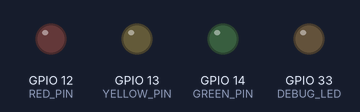
A program run on a simulated ESP32. Parts: output pins drawn as LEDs (lit = HIGH). WiFi joins after 1.5 s; servers stay silent unless stated; uploads are accepted with an empty reply; the camera gives no picture; what the program prints to the serial monitor is not drawn.

Above: at 4.95 s.
At 9.9 s:
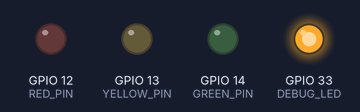
At 16.91 s:
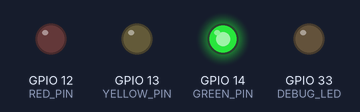
At 24.1 s:
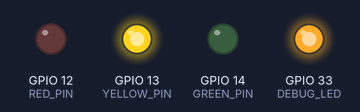
At 33.6 s:
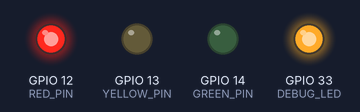
At 43.1 s:
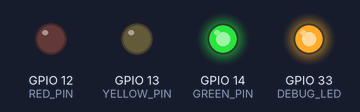
Timing chart, 0 to 44.6 s (numbered marks = the images above):
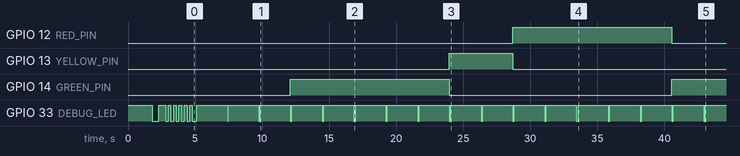

Measured:
- by itself, GPIO 12 (RED_PIN): LOW → HIGH at 28.7 s, → LOW 11.9 s later
- by itself, GPIO 13 (YELLOW_PIN): LOW → HIGH at 24.0 s, → LOW 4.7 s later
- by itself, GPIO 14 (GREEN_PIN): LOW → HIGH at 12.1 s, → LOW 11.9 s later, → HIGH 16.6 s later
- by itself, GPIO 33 (DEBUG_LED): HIGH → LOW at 1.8 s, → HIGH 0.50 s later, → LOW 0.50 s later, → HIGH 0.20 s later, … (46 changes in this stretch)

The program:

main.cpp
```cpp
#include <Arduino.h>
#include <WiFi.h>
#include <HTTPClient.h>
#include "esp_camera.h"
#include "ArduinoJson.h"
#include "config.h"
#include "camera.h"

// Debug settings
#define DEBUG_PORT Serial
#define DEBUG_LED 33 // ESP32-CAM built-in LED (active low)

// Traffic light pins
const uint8_t trafficPins[] = {RED_PIN, YELLOW_PIN, GREEN_PIN};

// Timing constants (milliseconds)
const unsigned long CAPTURE_INTERVAL = 5000;  // 5 seconds between captures
const unsigned long GREEN_DURATION = 30000;   // 30s max green time
const unsigned long MIN_GREEN_TIME = 10000;   // 10s minimum green time
const unsigned long YELLOW_TIME = 3000;       // 3s yellow time
const unsigned long MIN_RED_TIME = 5000;      // 5s minimum red time

// System state
enum LightState { RED, YELLOW, GREEN };
LightState currentLight = RED;
unsigned long lastLightChange = 0;
unsigned long lastCaptureTime = 0;
int lastCarCount = 0;
bool cameraInitialized = false;

void blinkLED(uint8_t times = 1, uint16_t duration = 200) {
  for(uint8_t i=0; i<times; i++) {
    digitalWrite(DEBUG_LED, LOW);
    delay(duration);
    digitalWrite(DEBUG_LED, HIGH);
    delay(duration);
  }
}

bool initCamera() {
  camera_config_t config;
  config.ledc_channel = LEDC_CHANNEL_0;
  config.ledc_timer = LEDC_TIMER_0;
  config.pin_d0 = Y2_GPIO_NUM;
  config.pin_d1 = Y3_GPIO_NUM;
  config.pin_d2 = Y4_GPIO_NUM;
  config.pin_d3 = Y5_GPIO_NUM;
  config.pin_d4 = Y6_GPIO_NUM;
  config.pin_d5 = Y7_GPIO_NUM;
  config.pin_d6 = Y8_GPIO_NUM;
  config.pin_d7 = Y9_GPIO_NUM;
  config.pin_xclk = XCLK_GPIO_NUM;
  config.pin_pclk = PCLK_GPIO_NUM;
  config.pin_vsync = VSYNC_GPIO_NUM;
  config.pin_href = HREF_GPIO_NUM;
  config.pin_sccb_sda = SIOD_GPIO_NUM;
  config.pin_sccb_scl = SIOC_GPIO_NUM;
  config.pin_pwdn = PWDN_GPIO_NUM;
  config.pin_reset = RESET_GPIO_NUM;
  config.xclk_freq_hz = 20000000;
  config.pixel_format = PIXFORMAT_JPEG;
  config.frame_size = FRAMESIZE_QVGA;  // 320x240
  config.jpeg_quality = 12;
  config.fb_count = 2;

  esp_err_t err = esp_camera_init(&config);
  if (err != ESP_OK) {
    DEBUG_PORT.printf("Camera init failed: 0x%x\n", err);
    return false;
  }

  sensor_t *s = esp_camera_sensor_get();
  s->set_vflip(s, 1);  // Flip vertically if needed
  s->set_hmirror(s, 1); // Flip horizontally if needed

  DEBUG_PORT.println("Camera initialized");
  return true;
}

void connectWiFi() {
  WiFi.begin(WIFI_SSID, WIFI_PASS);
  DEBUG_PORT.print("Connecting to WiFi");

  uint8_t attempts = 0;
  while (WiFi.status() != WL_CONNECTED && attempts < 20) {
    delay(500);
    DEBUG_PORT.print(".");
    digitalWrite(DEBUG_LED, !digitalRead(DEBUG_LED));
    attempts++;
  }

  if (WiFi.status() == WL_CONNECTED) {
    DEBUG_PORT.printf("\nConnected! IP: %s\n", WiFi.localIP().toString().c_str());
    blinkLED(3);
  } else {
    DEBUG_PORT.println("\nWiFi connection failed!");
    blinkLED(10);
    ESP.restart();
  }
}

void setLight(LightState state) {
  if (currentLight == state) return;

  // Turn all lights off first
  for (uint8_t i = 0; i < 3; i++) {
    digitalWrite(trafficPins[i], LOW);
  }

  // Set new state
  currentLight = state;
  digitalWrite(trafficPins[state], HIGH);
  lastLightChange = millis();

  const char* states[] = {"RED", "YELLOW", "GREEN"};
  DEBUG_PORT.printf("Light changed to %s\n", states[state]);
}

void controlTrafficLights(int carCount) {
  unsigned long currentTime = millis();
  unsigned long stateDuration = currentTime - lastLightChange;

  switch(currentLight) {
    case GREEN:
      if (carCount > 0 && stateDuration < GREEN_DURATION) {
        // Extend green light when cars are present
        return;
      }
      if (stateDuration >= MIN_GREEN_TIME) {
        setLight(YELLOW);
      }
      break;

    case YELLOW:
      if (stateDuration >= YELLOW_TIME) {
        setLight(RED);
      }
      break;

    case RED:
      if ((carCount > 0 && stateDuration >= MIN_RED_TIME) ||
          (carCount == 0 && stateDuration >= MIN_RED_TIME * 2)) {
        setLight(GREEN);
      }
      break;
  }
}

bool captureAndProcessImage() {
  DEBUG_PORT.println("Capturing image...");
  camera_fb_t *fb = esp_camera_fb_get();
  if (!fb) {
    DEBUG_PORT.println("Capture failed");
    return false;
  }

  DEBUG_PORT.printf("Image captured: %d bytes\n", fb->len);
  blinkLED(1, 50); // Quick blink on capture

  // Send to server
  WiFiClient client;
  HTTPClient http;
  http.begin(client, SERVER_URL);
  http.addHeader("Content-Type", "image/jpeg");

  int httpCode = http.POST(fb->buf, fb->len);
  bool success = false;

  if (httpCode == HTTP_CODE_OK) {
    String payload = http.getString();
    DEBUG_PORT.println("Server response: " + payload);

    DynamicJsonDocument doc(256);
    DeserializationError error = deserializeJson(doc, payload);
    if (!error) {
      lastCarCount = doc["car_count"] | 0;
      DEBUG_PORT.printf("Detected cars: %d\n", lastCarCount);
      success = true;
    } else {
      DEBUG_PORT.println("JSON parse error");
    }
  } else {
    DEBUG_PORT.printf("HTTP error: %d\n", httpCode);
  }

  http.end();
  esp_camera_fb_return(fb);
  return success;
}

void setup() {
  pinMode(DEBUG_LED, OUTPUT);
  digitalWrite(DEBUG_LED, HIGH); // Turn off LED

  DEBUG_PORT.begin(115200);
  delay(1000);
  DEBUG_PORT.println("\nESP32-CAM Smart Traffic Light");

  // Initialize traffic lights
  for (uint8_t i = 0; i < 3; i++) {
    pinMode(trafficPins[i], OUTPUT);
    digitalWrite(trafficPins[i], LOW);
  }
  setLight(RED); // Start with red light

  // Initialize camera
  cameraInitialized = initCamera();

  // Connect to WiFi
  connectWiFi();

  DEBUG_PORT.println("System initialized");
  blinkLED(2);
}

void loop() {
  static unsigned long lastHeartbeat = 0;
  unsigned long currentMillis = millis();

  // Capture and process image at regular intervals
  if (cameraInitialized && (currentMillis - lastCaptureTime >= CAPTURE_INTERVAL)) {
    if (captureAndProcessImage()) {
      lastCaptureTime = currentMillis;
    } else {
      DEBUG_PORT.println("Waiting 2s before retry...");
      delay(2000);
    }
  }

  // Control traffic lights based on last detection
  controlTrafficLights(lastCarCount);

  // Heartbeat blink every second
  if (currentMillis - lastHeartbeat >= 1000) {
    digitalWrite(DEBUG_LED, !digitalRead(DEBUG_LED));
    lastHeartbeat = currentMillis;
  }

  delay(10); // Small delay to prevent watchdog triggers
}
```

camera.h
```cpp
// Camera model (AI Thinker)
#define PWDN_GPIO_NUM     32
#define RESET_GPIO_NUM    -1
#define XCLK_GPIO_NUM      0
#define SIOD_GPIO_NUM     26
#define SIOC_GPIO_NUM     27

#define Y9_GPIO_NUM       35
#define Y8_GPIO_NUM       34
#define Y7_GPIO_NUM       39
#define Y6_GPIO_NUM       36
#define Y5_GPIO_NUM       21
#define Y4_GPIO_NUM       19
#define Y3_GPIO_NUM       18
#define Y2_GPIO_NUM        5
#define VSYNC_GPIO_NUM    25
#define HREF_GPIO_NUM     23
#define PCLK_GPIO_NUM     22
```

config.h
```cpp
// config.h
#ifndef CONSTANTS_H
#define CONSTANTS_H

// WiFi Credentials
#define WIFI_SSID "TP-Link_CC28"
#define WIFI_PASS "44855185"

// Server Configuration
#define SERVER_URL "http://192.168.0.120:4999/detect"  // Changed from 127.0.0.1 to your network IP
#define LIGHT_STATUS_URL "http://192.168.0.120:4999/light"

// Traffic Light Pins (ESP32-CAM)
#define RED_PIN 12
#define YELLOW_PIN 13
#define GREEN_PIN 14

// Camera Settings
#define FRAME_SIZE FRAMESIZE_QVGA
#define JPEG_QUALITY 10

#endif
```
